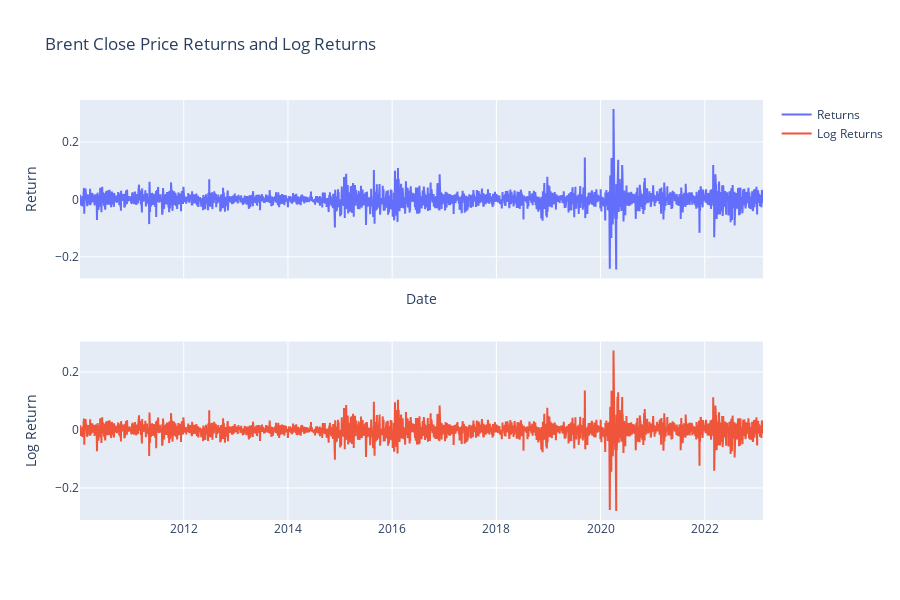

The code cell stored with this chart in its notebook:
### Code cell
# Compute the daily returns of the Brent Close price
returns = Europ_oil['Close'].pct_change()
returns = returns.dropna()

# Compute the daily log returns of the Brent Close price
log_returns = np.log(Europ_oil['Close']).diff()
log_returns = log_returns.dropna()

# Create a figure with two subplots
fig = make_subplots(rows=2, cols=1, shared_xaxes=True)

# Add the returns subplot
fig.add_trace(go.Scatter(x=Europ_oil.index, y=returns, name='Returns'), row=1, col=1)

# Add the log returns subplot
fig.add_trace(go.Scatter(x=Europ_oil.index, y=log_returns, name='Log Returns'), row=2, col=1)

# Update the layout
fig.update_layout(title='Brent Close Price Returns and Log Returns',
                  xaxis_title='Date',
                  yaxis=dict(title='Return'),
                  yaxis2=dict(title='Log Return'),
                  height=600)

# Show the figure
fig.show()

### Figure 1 — Plotly figure (JSON) as saved in the notebook; plotly's stock layout.template omitted (floating-point values rounded to 4 significant figures; data arrays with more than 128 entries replaced by an {"elided": "..."} marker saying what was removed)
{"data": [{"name": "Returns", "type": "scatter", "x": {"elided": "3266 str values"}, "xaxis": "x", "y": {"elided": "3265 float values"}, "yaxis": "y"}, {"name": "Log Returns", "type": "scatter", "x": {"elided": "3266 str values"}, "xaxis": "x2", "y": {"elided": "3265 float values"}, "yaxis": "y2"}], "layout": {"height": 600, "title": {"text": "Brent Close Price Returns and Log Returns"}, "xaxis": {"anchor": "y", "domain": [0, 1], "matches": "x2", "showticklabels": false, "title": {"text": "Date"}}, "xaxis2": {"anchor": "y2", "domain": [0, 1]}, "yaxis": {"anchor": "x", "domain": [0.575, 1], "title": {"text": "Return"}}, "yaxis2": {"anchor": "x2", "domain": [0, 0.425], "title": {"text": "Log Return"}}}}
